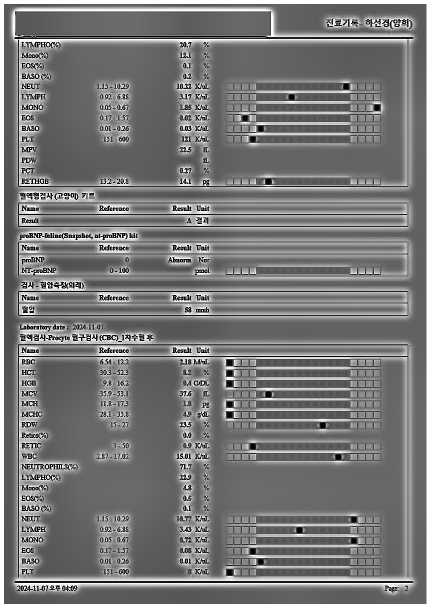
#> input picture test/debug_output/preprocessed_20241107.png, 861 x 1216 px (shown at 1/2 size); its folder holds only this picture in this run
$ jupyter execute --allow-errors 'parse_전처리_TrOCR.ipynb'   (shell and % lines are left out)
#> lines starting #> are read from the running program, lines starting #| are printed output that depends on the picture
### 🏥 고양이 의료 문서 분석

고양이 의료 문서 분석 단계

- 전처리 > TrOCR

### 1. 환경 설정 및 라이브러리 로드

[cell 1]
# TrOCR 및 관련 라이브러리 설치

# 기존 라이브러리도 유지 (전처리용)

# 성능 향상을 위한 추가 라이브러리 (선택사항)

# 한국어 텍스트 처리 개선용 (선택사항)

[cell 2]
def check_trocr_setup():
    """TrOCR 설치 및 모델 로드 확인"""
    try:
        print("🔧 TrOCR 설치 확인 중...")

        # 필수 라이브러리 임포트 확인
        import torch
        import transformers
        from transformers import TrOCRProcessor, VisionEncoderDecoderModel
        from PIL import Image

        print(f"✅ PyTorch 버전: {torch.__version__}")
        print(f"✅ Transformers 버전: {transformers.__version__}")
        print(f"✅ CUDA 사용 가능: {torch.cuda.is_available()}")
#> (this line was passed over: torch is not available in this run)

        # CPU 사용 설정
        device = "cuda" if torch.cuda.is_available() else "cpu"
        print(f"🖥️ 사용 디바이스: {device}")

        # 모델 다운로드 테스트 (소형 모델부터)
        print("\n📥 TrOCR 모델 다운로드 테스트...")

        # 1. 기본 영어 모델 (가장 빠름)
        try:
            processor = TrOCRProcessor.from_pretrained("microsoft/trocr-base-printed")
            model = VisionEncoderDecoderModel.from_pretrained("microsoft/trocr-base-printed")
            model.to(device)
            print("✅ 영어 기본 모델 로드 성공")
        except Exception as e:
            print(f"❌ 영어 기본 모델 로드 실패: {e}")
            return False

        # 2. 한국어 지원 다국어 모델 (느리지만 한국어 가능)
        try:
            # 다국어 모델 - 한국어 포함
            processor_multi = TrOCRProcessor.from_pretrained("microsoft/trocr-base-handwritten")
            model_multi = VisionEncoderDecoderModel.from_pretrained("microsoft/trocr-base-handwritten")
            model_multi.to(device)
            print("✅ 다국어 모델 로드 성공")
        except Exception as e:
            print(f"⚠️ 다국어 모델 로드 실패: {e}")

        print("\n🎯 TrOCR 설치 완료!")
        return True

    except ImportError as e:
        print(f"❌ 라이브러리 임포트 실패: {e}")
        print("💡 다음 명령어로 설치하세요:")
        print("   !pip install transformers torch torchvision Pillow")
        return False
    except Exception as e:
        print(f"❌ TrOCR 설정 오류: {e}")
        return False

# 설치 확인 실행
check_trocr_setup()
#> (the call stopped at in check_trocr_setup, `device = "cuda" if torch.cuda.is_available() else "cpu"`: torch is not available in this run)

[cell 3]
import torch
import os

# CPU 최적화 설정
def optimize_cpu_performance():
    """CPU 성능 최적화 설정"""
    # CPU 코어 수에 맞게 스레드 설정
    cpu_count = os.cpu_count()
    torch.set_num_threads(cpu_count)
#> (this line was passed over: torch is not available in this run)

    print(f"🖥️ CPU 코어 수: {cpu_count}")
    print(f"🔧 PyTorch 스레드 수: {torch.get_num_threads()}")
#> (this line was passed over: torch is not available in this run)
#> the answer given: debug_output/preprocessed_20241107.png

    # 메모리 효율성을 위한 설정
    torch.backends.cudnn.benchmark = False
    torch.backends.cudnn.deterministic = True

    print("✅ CPU 최적화 설정 완료")

optimize_cpu_performance()

### 2. 업로드 파일 전처리

[cell 4]
import io
from re import T
from typing import List, Dict, Any, Tuple, Callable, Sequence, Optional
import fitz
import tempfile
from PIL import Image, ImageFilter, ImageOps

import numpy as np
from pytesseract import image_to_data, Output
import cv2

# ---------- 공통 보조 ----------
def _pil_to_cv(img: Image.Image) -> np.ndarray:
    arr = np.array(img)
    if arr.ndim == 2:
        return arr
    if arr.shape[2] == 4:
        # RGBA -> RGB
        arr = cv2.cvtColor(arr, cv2.COLOR_RGBA2RGB) if cv2 is not None else arr[:, :, :3]
    # RGB -> BGR
    return cv2.cvtColor(arr, cv2.COLOR_RGB2BGR) if cv2 is not None else arr[:, :, ::-1]

def _cv_to_pil(arr: np.ndarray) -> Image.Image:
    if arr.ndim == 2:
        return Image.fromarray(arr)
    # BGR -> RGB
    if cv2 is not None:
        arr = cv2.cvtColor(arr, cv2.COLOR_BGR2RGB)
    else:
        arr = arr[:, :, ::-1]
    return Image.fromarray(arr)

# [29 lines left out: functions _order_quad, pdf_to_images, not called in this run]

# ---------- 로드+EXIF 회전 교정 ----------
def open_with_exif(img_bytes: bytes):
    """
    1) 로드 + EXIF 회전 교정: 카메라 회전 정보가 있으면 실제 픽셀을 회전
    """
    img = Image.open(io.BytesIO(img_bytes))
#> img is the input picture: PIL image 861x1216 RGB; mean R, G, B 122, 122.1, 122
    try:
        img = ImageOps.exif_transpose(img)
    except Exception:
        pass
    return img

# ---------- 투명 채널 플래튼 ----------
def flatten_transparency(img: Image.Image) -> Image.Image:
    """
    2) 투명 채널 플래튼: RGBA/LA → 흰 배경 위에 합성 (기호/점 주변 헤일로 방지)
    """
    if img.mode in ("RGBA", "LA"):
        bg = Image.new("RGB", img.size, (255, 255, 255))
        alpha = img.split()[-1]
        return Image.composite(img.convert("RGB"), bg, alpha)
    return img

# ---------- 여백 기반 자동 크롭 ----------
def auto_crop_with_margin(img: Image.Image, margin: int = 10) -> Image.Image:
    """
    3) 자동 크롭: 흰 배경을 기준으로 내용물 bbox를 찾고 margin만큼 여유
    """
    gray = img.convert("L")
    inv = ImageOps.invert(gray)  # 흰색 배경 → 0, 잉크 → 양수
    bbox = inv.getbbox()
    if not bbox:
        return img
    x0, y0, x1, y1 = bbox
    x0 = max(0, x0 - margin)
    y0 = max(0, y0 - margin)
    x1 = min(img.width,  x1 + margin)
    y1 = min(img.height, y1 + margin)
    return img.crop((x0, y0, x1, y1))

# ---------- 문서 외곽 사변형 경계 탐지 ----------
# [217 lines left out: functions detect_document_quad, perspective_unwarp, deskew_textlines, conditional_dewarp, not called in this run]

# ---------- 최소 해상도 확보 업스케일 ----------
def upscale_min_resolution(img: Image.Image, min_long_edge: int = 1200) -> Image.Image:
    """
    4) 해상도 표준화(업스케일만): 소수점/기호 선명도를 위해 최소 해상도 확보, 과대 크기는 축소하지 않음
    """
    w, h = img.size
    long_edge = max(w, h)
    if long_edge < min_long_edge:
        scale = min_long_edge / float(long_edge)
        img = img.resize((int(round(w * scale)), int(round(h * scale))), Image.LANCZOS)
    return img

# ---------- 배경 평탄화·그라디언트/그림자 제거 ----------
def illumination_flatten(img: Image.Image, blur_ratio: float = 0.03, debug: bool = False) -> Image.Image:
    """
    new illumination_flatten(배경 평탄화·그림자 제거)
    - 큰 가우시안 블러로 배경을 추정 후 L(밝기) 채널에서 평탄화
    """
    if cv2 is None:
        if debug: print("[illumination_flatten] OpenCV 미설치 - 원본 반환")
        return img
    im = _pil_to_cv(img)
    if im.ndim == 3:
        lab = cv2.cvtColor(im, cv2.COLOR_BGR2LAB)
        L, A, B = cv2.split(lab)
        k = max(3, int(round(max(im.shape[:2]) * blur_ratio)) | 1)
        bg = cv2.GaussianBlur(L, (k, k), 0)
        flat = cv2.normalize(cv2.subtract(L, bg) + 128, None, 0, 255, cv2.NORM_MINMAX)
        lab = cv2.merge([flat, A, B])
        out = cv2.cvtColor(lab, cv2.COLOR_LAB2BGR)
    else:
        k = max(3, int(round(max(im.shape[:2]) * blur_ratio)) | 1)
        bg = cv2.GaussianBlur(im, (k, k), 0)
        out = cv2.normalize(cv2.subtract(im, bg) + 128, None, 0, 255, cv2.NORM_MINMAX)
    if debug: print(f"[illumination_flatten] k={k} 적용")
    return _cv_to_pil(out)

# ---------- 하이라이트/빛반사 감쇠 ----------
# [19 lines left out: function suppress_glare, not called in this run]

# ---------- 이미지 모드 정규화 ----------
def normalize_mode(img: Image.Image) -> Image.Image:
    """
    5) 모드 정규화: 이후 연산 호환을 위해 L 또는 RGB로 제한
    """
    if img.mode not in ("L", "RGB"):
        return img.convert("RGB")
    return img

# ---------- 약한 전역 대비 보정 ----------
def weak_autocontrast(img: Image.Image, cutoff: float = 0.4) -> Image.Image:
    """
    6) 자동 대비: 낮은 컷오프(0.4%)로 미세 픽셀(소수점·단위) 클리핑 방지
    """
    return ImageOps.autocontrast(img, cutoff=cutoff)

# ---------- 로컬 대비 향상·과도 시 비활성화 ----------
def apply_clahe(img: Image.Image, clip_limit: float = 2.0, tile_grid: Tuple[int,int] = (8,8), enabled: bool = True, debug: bool = False) -> Image.Image:
    """
    new apply_clahe(로컬 대비 향상·과도 시 비활성화)
    """
    if not enabled:
        return img
    if cv2 is None:
        if debug: print("[apply_clahe] OpenCV 미설치 - 원본 반환")
        return img
    im = _pil_to_cv(img)
    clahe = cv2.createCLAHE(clipLimit=clip_limit, tileGridSize=tile_grid)
    if im.ndim == 3:
        lab = cv2.cvtColor(im, cv2.COLOR_BGR2LAB)
        L, A, B = cv2.split(lab)
        L2 = clahe.apply(L)
        lab2 = cv2.merge([L2, A, B])
        out = cv2.cvtColor(lab2, cv2.COLOR_LAB2BGR)
    else:
        out = clahe.apply(im)
    if debug: print("[apply_clahe] 적용 완료")
    return _cv_to_pil(out)

# ---------- 보수적 샤프닝 ----------
def conservative_sharpen(img: Image.Image, radius: float = 1.0, percent: int = 120, threshold: int = 3, enabled: bool = True) -> Image.Image:
    """
    7) 보수적 샤픈: 소수점 주변 헤일로 없이 스트로크만 강화
    """
    if not enabled:
        return img
    return img.filter(ImageFilter.UnsharpMask(radius=radius, percent=percent, threshold=threshold))

# ---------- 그레이스케일 변환 ----------
# [31 lines left out: functions to_grayscale, adaptive_binarize_for_ocr, not called in this run]

# ---------- 모폴로지로 표 수평/수직 라인 약 강화 ----------
def enhance_table_lines(img: Image.Image, strength: float = 0.5, debug: bool = False) -> Image.Image:
    """
    new enhance_table_lines(모폴로지로 표 수평/수직 라인 약 강화)
    - 블랙햇(black-hat)으로 어두운 선을 강조 후 원본에서 소량 감산
    """
    if cv2 is None:
        if debug: print("[enhance_table_lines] OpenCV 미설치 - 원본 반환")
        return img
    im = _pil_to_cv(img)
    gray = cv2.cvtColor(im, cv2.COLOR_BGR2GRAY) if im.ndim == 3 else im
    h, w = gray.shape[:2]
    hk = max(3, (w // 80) | 1)
    vk = max(3, (h // 80) | 1)
    hker = cv2.getStructuringElement(cv2.MORPH_RECT, (hk, 1))
    vker = cv2.getStructuringElement(cv2.MORPH_RECT, (1, vk))
    hhat = cv2.morphologyEx(gray, cv2.MORPH_BLACKHAT, hker)
    vhat = cv2.morphologyEx(gray, cv2.MORPH_BLACKHAT, vker)
    comb = cv2.max(hhat, vhat)
    delta = (comb * np.clip(strength, 0.0, 1.0)).astype(np.uint8)
    enhanced = cv2.subtract(gray, delta)
    if im.ndim == 3:
        out = cv2.cvtColor(enhanced, cv2.COLOR_GRAY2BGR)
    else:
        out = enhanced
    if debug: print("[enhance_table_lines] 라인 강화 완료")
    return _cv_to_pil(out)

# ---------- TSV 앵커 기반 테이블 스마트 크롭 ----------
# [257 lines left out: function table_smart_crop, not called in this run]

# ---------- 얇은 흰색 테두리 추가 ----------
def add_white_border(img: Image.Image, border: int = 4) -> Image.Image:
    """
    10) 테두리 추가: 가장자리 문자가 잘리지 않도록 얇은 흰색 여백
    """
    if border and border > 0:
        fill = 255 if img.mode == "L" else (255, 255, 255)
        return ImageOps.expand(img, border=border, fill=fill)
    return img

# ---------- 목표 해상도로 다운스케일 ----------
def downscale_target_long_edge(img: Image.Image, target_long_edge: int = 1800) -> Image.Image:
    """
    11) 해상도 표준화(다운스케일 허용): 과대 크기는 축소
    """
    w, h = img.size
    long_edge = max(w, h)
    if long_edge > target_long_edge:
        scale = target_long_edge / float(long_edge)
        img = img.resize((int(round(w * scale)), int(round(h * scale))), Image.LANCZOS)
    return img

# ---------- OCR 품질 게이트 ----------
# [47 lines left out: functions _tesseract_metrics, ocr_quality_gate, not called in this run]

# ---------- PNG 무손실 저장 ----------
def save_png_bytes(img: Image.Image, compress_level: int = 6) -> bytes:
    """
    12) PNG 저장(무손실): 텍스트/기호 보존에 유리
    """
    buf = io.BytesIO()
    img.save(buf, format="PNG", optimize=True, compress_level=compress_level)
    return buf.getvalue()

def apply_pipeline(img: Image.Image, steps: Sequence[tuple[Callable, dict]]) -> Image.Image:
    """
    체이닝 실행 유틸. [(func, kwargs), ...] 형태로 전달된 스텝을 순서대로 적용.
    """
    for func, kwargs in steps:
        img = func(img, **kwargs)
#> this loop made 11 passes
#> pass 2, in auto_crop_with_margin, `inv = ImageOps.invert(gray)`:
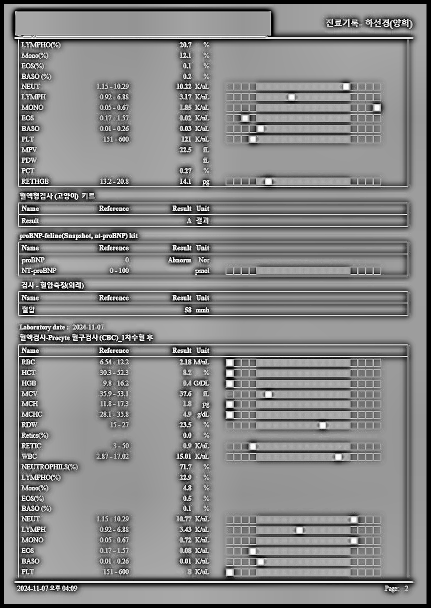
#> inv: PIL image 861x1216 L (shown at 1/2 size); min 0, max 255, mean 133
#> after the loop:
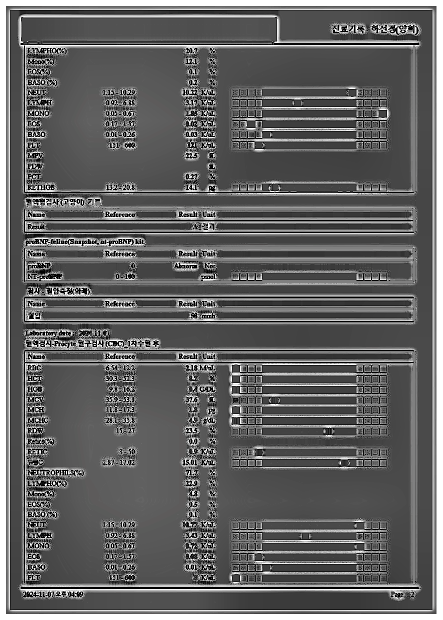
#> img: PIL image 885x1240 RGB (shown at 1/2 size); mean R, G, B 99.3, 99.3, 99.3
    return img

[cell 5]
def preprocess_for_trocr(
    img_bytes: bytes,
    # 의료 문서에 최적화된 설정
    min_long_edge: int = 1200,  # 해상도 증가
    target_long_edge: int = 2400,  # 최대 해상도 증가
    crop_margin: int = 15,  # 여백 증가
    add_border: int = 12,  # 테두리 증가
    # 기하학적 보정 비활성화
    enable_perspective_unwarp: bool = False,  # 🔥 투시 보정 비활성화
    perspective_padding: int = 15,
    # 표 문서용 화질 개선 활성화
    enable_illumination_flatten: bool = True,  # 조명 평탄화 활성화
    enable_clahe: bool = True,  # 대비 향상 활성화
    enable_table_enhancement: bool = True,  # 표 라인 강화 추가
    enable_sharpen: bool = True,  # 샤프닝 활성화
    enable_binarize: bool = False,  # 여전히 TrOCR에는 비추천
) -> bytes:
    """
    의료 문서용 개선된 전처리 파이프라인
    - 표 형태 문서에 최적화
    - 텍스트와 숫자의 선명도 향상
    """
    try:
        img = open_with_exif(img_bytes)

        steps = [
            # 1. 기본 정리
            (flatten_transparency, {}),
            (auto_crop_with_margin, dict(margin=crop_margin)),

            # 2. 해상도 정규화 (높은 해상도 유지)
            (upscale_min_resolution, dict(min_long_edge=min_long_edge)),
        ]

        # 🔥 투시 보정을 조건부로 적용 (기본값: 비활성화)
        if enable_perspective_unwarp:
            steps.append((perspective_unwarp, dict(
                quad=None,
                keep_aspect=True,
                padding=perspective_padding,
                debug=True
            )))

        # 3. 화질 개선 (의료 문서용)
        steps.append((normalize_mode, {}))

        # 조명 평탄화 (그림자/그라디언트 제거)
        if enable_illumination_flatten:
            steps.append((illumination_flatten, dict(blur_ratio=0.025, debug=True)))

        # 표 라인 강화
        if enable_table_enhancement:
            steps.append((enhance_table_lines, dict(strength=0.3, debug=True)))

        # 대비 향상
        if enable_clahe:
            steps.append((apply_clahe, dict(clip_limit=2.0, enabled=True, debug=True)))

        # 약한 자동 대비
        steps.append((weak_autocontrast, dict(cutoff=0.3)))

        # 샤프닝
        if enable_sharpen:
            steps.append((conservative_sharpen, dict(
                radius=1.2,
                percent=130,
                threshold=2,
                enabled=True
            )))

        # 최종 정리
        steps.extend([
            (add_white_border, dict(border=add_border)),
            (downscale_target_long_edge, dict(target_long_edge=target_long_edge)),
        ])

        img = apply_pipeline(img, steps)
        return save_png_bytes(img, compress_level=4)  # 압축 레벨 낮춤 (품질 향상)

    except Exception as e:
        print(f"⚠️ 전처리 실패: {e}")
        return img_bytes

[cell 6]
class UploadedFileManager:
    # [16 lines left out: function __init__, not called in this run]

    def _make_image_record(self, name: str, content: bytes) -> Dict[str, Any]:
        return {"name": name, "content": content, "io": io.BytesIO(content)}

    # [95 lines left out: function handler, not called in this run]

### 3. 텍스트 추출

[cell 7]
import torch
from transformers import TrOCRProcessor, VisionEncoderDecoderModel
from PIL import Image
import io
import time
from typing import Dict, List, Optional, Union

class TrOCRExtractor:
    """TrOCR을 이용한 텍스트 추출기"""

    def __init__(self):
        self.device = "cuda" if torch.cuda.is_available() else "cpu"
        self.processor = None
        self.model = None
        self.current_model = None

    # [136 lines left out: functions load_model, extract_text, extract_with_multiple_models, not called in this run]

# TrOCR 추출기 인스턴스 생성
#> (the rest of this cell did not finish here and is left out)

[cell 8]
import os
import json

print("📂 전처리 및 OCR 테스트")
print("=" * 40)

# 사용자 입력 받기 (data/ 폴더 기본 경로)
filename = input("📄 data/ 폴더 내 파일명을 입력하세요: ").strip()

# 빈 입력 시 기본값 사용
if not filename:
    # filename = "20241121.png"
    filename = "20241107.jpg"
    # filename = "image.png"
    print(f"🔹 기본 파일 사용: {filename}")

# data/ 경로와 결합
file_path = f"../data/{filename}"
print(f"📁 파일 경로: {file_path}")

# 파일 확장자 확인
file_ext = filename.lower().split(".")[-1]
is_pdf = file_ext == "pdf"
is_image = file_ext in ["png", "jpg", "jpeg", "tiff", "bmp"]

print(f"📋 파일 형식: {file_ext.upper()}")

# 이미지 파일 처리
print("🖼️ 이미지 파일 로드 중...")

try:
    # 파일 읽기
    with open(file_path, "rb") as f:
        raw_image_bytes = f.read()

    print(f"📏 원본 이미지 크기: {len(raw_image_bytes):,} bytes")

    # 전처리 실행
    print("\n🔧 전처리 시작...")
    processed_image_bytes = preprocess_for_trocr(raw_image_bytes)

    print(f"📏 전처리된 이미지 크기: {len(processed_image_bytes):,} bytes")
#| 📏 전처리된 이미지 크기: 720,032 bytes

    # 전처리 결과 저장
    output_dir = "debug_output"
    os.makedirs(output_dir, exist_ok=True)

    output_filename = f"preprocessed_{os.path.splitext(filename)[0]}.png"
    output_path = os.path.join(output_dir, output_filename)

    with open(output_path, "wb") as f:
        f.write(processed_image_bytes)

    print(f"💾 전처리 결과 저장: {output_path}")

    # 전처리된 이미지 표시
    from IPython.display import display, Image as IPImage
    display(IPImage(processed_image_bytes))

    print(f"\n✅ 이미지 전처리 완료!")


    # OCR 실행 - 기본 모델만 사용하되 더 상세한 디버깅
    print("\n🔍 OCR 텍스트 추출 시작...")

    # 먼저 전처리 없이 원본으로 테스트
    print("\n🔬 디버깅: 원본 이미지로 TrOCR 테스트")
    print("=" * 50)

    # 원본 이미지로 직접 TrOCR 테스트
    original_result = trocr_extractor.extract_text(raw_image_bytes, "microsoft/trocr-base-printed")
    print(f"📄 원본 이미지 TrOCR 결과: '{original_result['text']}'")
    print(f"📏 원본 텍스트 길이: {len(original_result['text'])}자")

    # 전처리된 이미지로 TrOCR 테스트
    print("\n🔬 디버깅: 전처리된 이미지로 TrOCR 테스트")
    print("=" * 50)

    processed_result = trocr_extractor.extract_text(processed_image_bytes, "microsoft/trocr-base-printed")
    print(f"📄 전처리 이미지 TrOCR 결과: '{processed_result['text']}'")
    print(f"📏 전처리 텍스트 길이: {len(processed_result['text'])}자")

    # 간단한 전처리로 다시 테스트
    print("\n🔬 디버깅: 최소 전처리로 테스트")
    print("=" * 50)

    # [22 lines left out: function minimal_preprocess, not called in this run]

    minimal_processed = minimal_preprocess(raw_image_bytes)
    minimal_result = trocr_extractor.extract_text(minimal_processed, "microsoft/trocr-base-printed")
    print(f"📄 최소 전처리 TrOCR 결과: '{minimal_result['text']}'")
    print(f"📏 최소 전처리 텍스트 길이: {len(minimal_result['text'])}자")

    # 다른 TrOCR 모델로도 테스트
    print("\n🔬 디버깅: 다국어 모델로 테스트")
    print("=" * 50)

    handwritten_result = trocr_extractor.extract_text(raw_image_bytes, "microsoft/trocr-base-handwritten")
    print(f"📄 다국어 모델 결과: '{handwritten_result['text']}'")
    print(f"📏 다국어 모델 텍스트 길이: {len(handwritten_result['text'])}자")

    # 최종 결과 비교
    print("\n" + "=" * 60)
    print("🔍 모든 결과 비교")
    print("=" * 60)

    results = [
        ("원본 이미지", original_result['text']),
        ("전처리된 이미지", processed_result['text']),
        ("최소 전처리", minimal_result['text']),
        ("다국어 모델", handwritten_result['text'])
    ]

    best_result = ""
    best_length = 0
    best_method = ""

    for method, text in results:
        print(f"\n📋 {method}:")
        print(f"  📝 텍스트: '{text[:100]}{'...' if len(text) > 100 else ''}'")
        print(f"  📏 길이: {len(text)}자")

        if len(text) > best_length:
            best_length = len(text)
            best_result = text
            best_method = method

    print(f"\n🏆 가장 좋은 결과: {best_method} ({best_length}자)")

    if best_result:
        print("\n📄 가장 좋은 추출 결과 전체:")
        print("=" * 60)
        print(best_result)
        print("=" * 60)

        # 가장 좋은 결과 저장
        best_output_path = os.path.join(output_dir, f"best_extracted_text_{os.path.splitext(filename)[0]}.txt")
        with open(best_output_path, "w", encoding="utf-8") as f:
            f.write(f"방법: {best_method}\n")
            f.write(f"텍스트 길이: {best_length}자\n")
            f.write("=" * 60 + "\n")
            f.write(best_result)
        print(f"💾 최고 결과 저장: {best_output_path}")

    else:
        print("\n❌ 모든 방법이 실패했습니다.")
        print("💡 제안사항:")
        print("  1. 이미지 해상도가 너무 낮을 수 있습니다")
        print("  2. 이미지가 너무 복잡하거나 노이즈가 많을 수 있습니다")
        print("  3. 텍스트가 TrOCR이 처리하기 어려운 폰트일 수 있습니다")
        print("  4. Tesseract OCR과 비교해보시길 권장합니다")

    print("\n✅ 디버깅 완료!")


except FileNotFoundError:
    print(f"❌ 파일을 찾을 수 없습니다: {file_path}")
except Exception as e:
    print(f"❌ 오류: {e}")
    import traceback
    traceback.print_exc()
